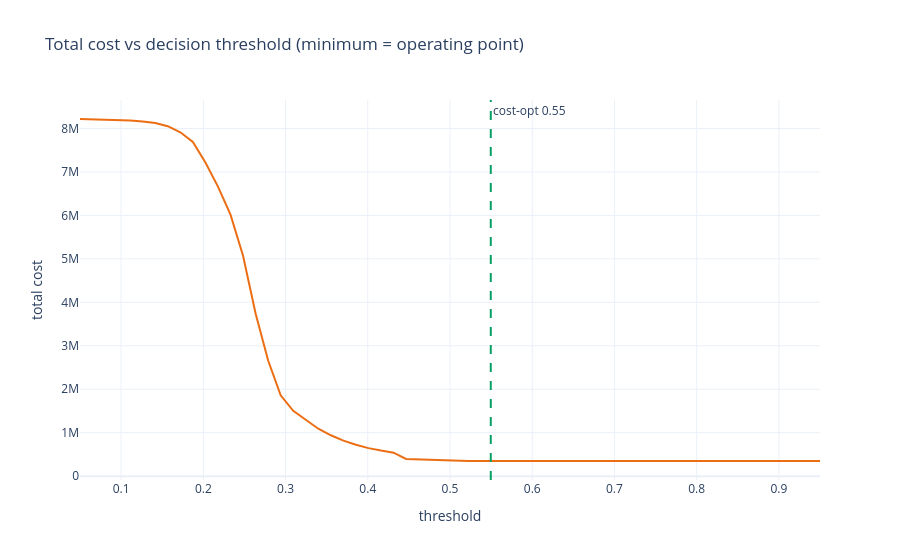

Here is the notebook cell this chart was saved with:
### Markdown cell above
## 4 - Cost-optimal operating point (not F1)

Walking a guest costs far more than an empty room, so the threshold is
cost-minimising, tuned on the pooled OOS (`src.scoring`).

### Code cell
thr = sc.cost_threshold_from_scores(yv, pv)
op = sc.cost_at_threshold(yv, pv, thr)
print(f"cost-optimal threshold = {thr:.3f}  (walk={sc.COST_WALK:.0f} / empty={sc.COST_EMPTY:.0f})")
print(f"  precision={op['precision']:.3f}  recall={op['recall']:.3f}  total_cost={op['total_cost']:,.0f}")
grid = np.linspace(0.05, 0.95, 60)
costs = [sc.cost_at_threshold(yv, pv, t)["total_cost"] for t in grid]
fig = go.Figure(go.Scatter(x=grid, y=costs, mode="lines", line=dict(color=BRAND["orange"])))
fig.add_vline(x=thr, line=dict(color=BRAND["green"], dash="dash"), annotation_text=f"cost-opt {thr:.2f}")
fig.update_layout(title="Total cost vs decision threshold (minimum = operating point)",
                  xaxis_title="threshold", yaxis_title="total cost")
fig.show()

### Figure 1 — Plotly figure (JSON) as saved in the notebook; plotly's stock layout.template omitted (floating-point values rounded to 4 significant figures)
{"data": [{"line": {"color": "#EB6E14"}, "mode": "lines", "type": "scatter", "x": [0.05, 0.06525, 0.08051, 0.09576, 0.111, 0.1263, 0.1415, 0.1568, 0.172, 0.1873, 0.2025, 0.2178, 0.2331, 0.2483, 0.2636, 0.2788, 0.2941, 0.3093, 0.3246, 0.3398, 0.3551, 0.3703, 0.3856, 0.4008, 0.4161, 0.4314, 0.4466, 0.4619, 0.4771, 0.4924, 0.5076, 0.5229, 0.5381, 0.5534, 0.5686, 0.5839, 0.5992, 0.6144, 0.6297, 0.6449, 0.6602, 0.6754, 0.6907, 0.7059, 0.7212, 0.7364, 0.7517, 0.7669, 0.7822, 0.7975, 0.8127, 0.828, 0.8432, 0.8585, 0.8737, 0.889, 0.9042, 0.9195, 0.9347, 0.95], "y": [8218200, 8212800, 8203960, 8196460, 8185660, 8158660, 8124240, 8053520, 7913540, 7688640, 7217340, 6663280, 6018500, 5071860, 3744620, 2661440, 1858660, 1502800, 1287460, 1091320, 940360, 818240, 722560, 644680, 588480, 540000, 394780, 383840, 371420, 355540, 353840, 349580, 348920, 348320, 348480, 348640, 348800, 348880, 348880, 349120, 349280, 349360, 349440, 349440, 349440, 349440, 349440, 349440, 349440, 349440, 349440, 349440, 349440, 349440, 349440, 349440, 349440, 349440, 349440, 349440]}], "layout": {"annotations": [{"showarrow": false, "text": "cost-opt 0.55", "x": 0.5496, "xanchor": "left", "xref": "x", "y": 1, "yanchor": "top", "yref": "y domain"}], "shapes": [{"line": {"color": "#08A064", "dash": "dash"}, "type": "line", "x0": 0.5496, "x1": 0.5496, "xref": "x", "y0": 0, "y1": 1, "yref": "y domain"}], "title": {"text": "Total cost vs decision threshold (minimum = operating point)"}, "xaxis": {"title": {"text": "threshold"}}, "yaxis": {"title": {"text": "total cost"}}}}
